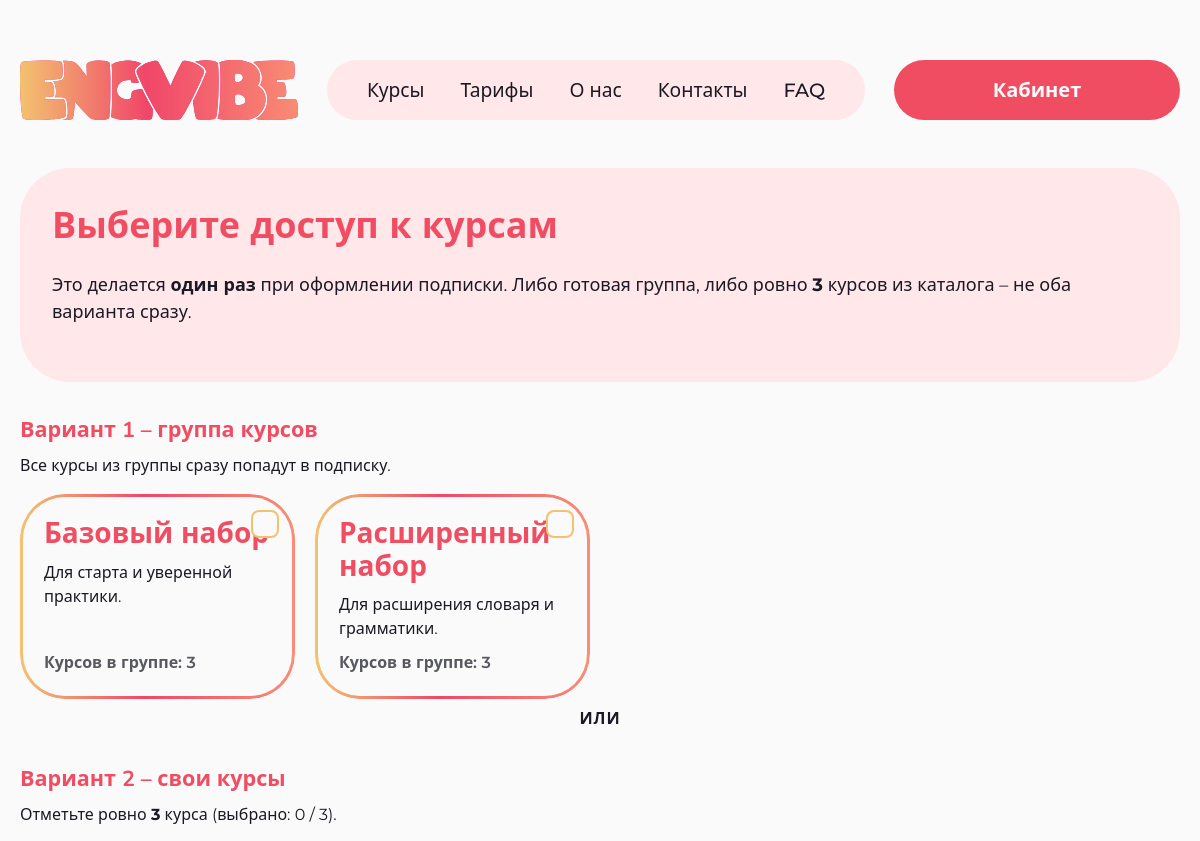
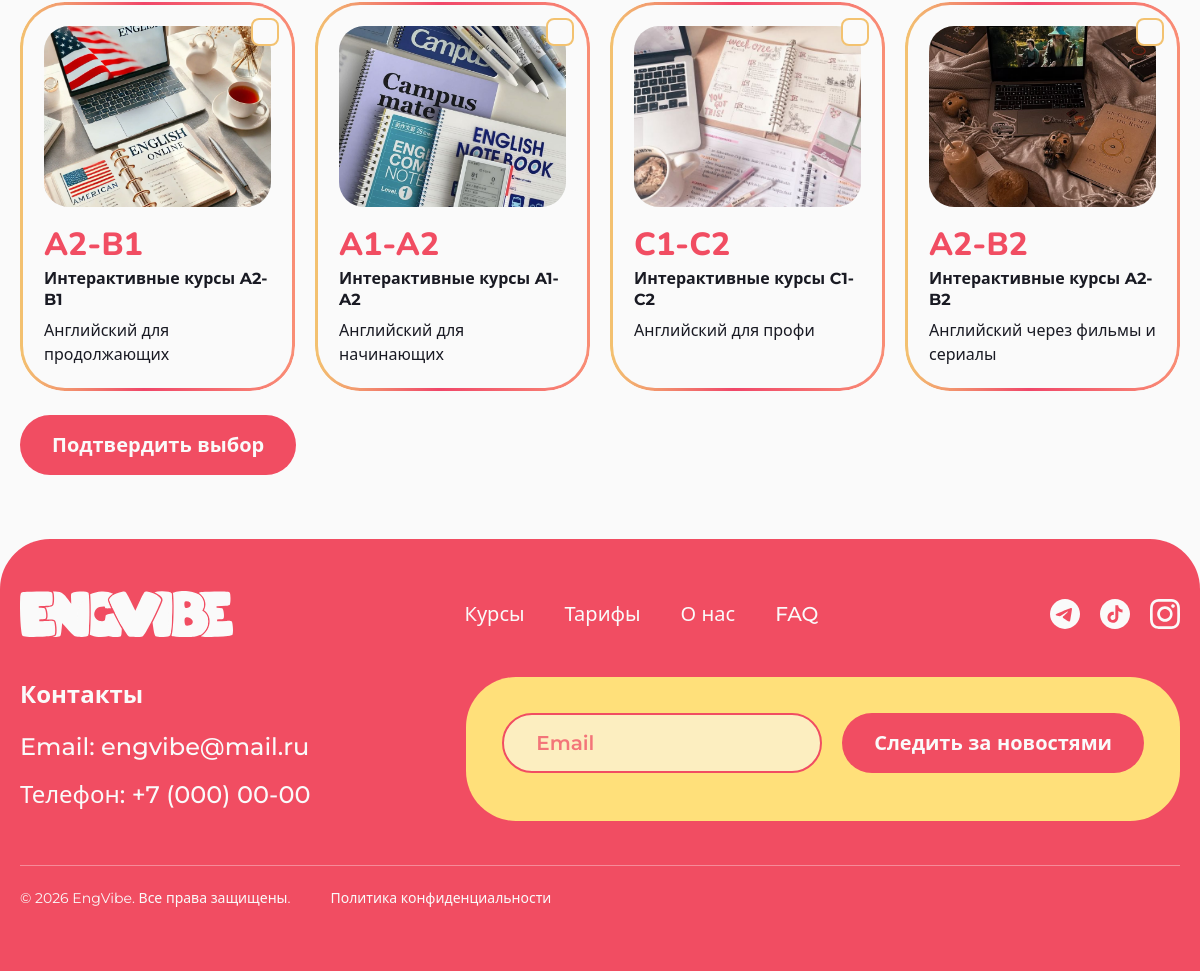
The app's page /subscription/setup/ (signed in) with its own data (2 pictures, top to bottom).
### core/models.py (models this page shows, shortened)
class CourseGroup(models.Model):
    class Meta:
        verbose_name = 'Группа курсов'
        verbose_name_plural = 'Группы курсов'
        ordering = ['order', 'name']
    name = models.CharField(max_length=255, verbose_name='Название')
    slug = models.SlugField(max_length=80, unique=True, verbose_name='URL-идентификатор (slug)')
    description = models.TextField(blank=True, verbose_name='Описание')
    courses = models.ManyToManyField(
        Course,
        blank=True,
        related_name='course_groups',
        verbose_name='Курсы',
    )
    tariff_plan = models.ForeignKey(
        TariffPlan,
        on_delete=models.PROTECT,
        related_name='course_groups',
        verbose_name='Тариф',
    )
    created_by = models.ForeignKey(
        User,
        on_delete=models.SET_NULL,
        null=True,
        blank=True,
        related_name='created_course_groups',
        verbose_name='Создал',
    )
    created_at = models.DateTimeField(auto_now_add=True, verbose_name='Создана')
    order = models.PositiveIntegerField(default=0, verbose_name='Порядок')

class Course(models.Model):
    class Meta:
        verbose_name = 'Курс'
        verbose_name_plural = 'Курсы'
        ordering = ['order', '-created_at']
    title = models.CharField(max_length=255, verbose_name='Название')
    slug = models.SlugField(unique=True, verbose_name='URL-идентификатор (slug)')
    level = models.CharField(max_length=50, default='A1-A2', verbose_name='Уровень')
    short_description = models.CharField(max_length=300, verbose_name='Краткое описание')
    description = models.TextField(verbose_name='Полное описание')
    duration = models.CharField(max_length=80, verbose_name='Длительность (текст)')
    price = models.PositiveIntegerField(
        default=1500,
        verbose_name='Цена (₽)',
        help_text='Справочная цена разовой покупки курса',
    )
    thumbnail = models.ImageField(
        upload_to='courses/',
        blank=True,
        null=True,
        verbose_name='Превью',
    )
    published = models.BooleanField(default=True, verbose_name='Опубликован')
    is_premium = models.BooleanField(default=False, verbose_name='Премиум-курс')
    teachers = models.ManyToManyField(
        User,
        blank=True,
        related_name='teaching_courses',
        verbose_name='Преподаватели',
    )
    order = models.PositiveIntegerField(default=1, verbose_name='Порядок сортировки')
    created_at = models.DateTimeField(auto_now_add=True, verbose_name='Создан')

### core/views.py (the view, shortened to what this page needs)
# urls.py: path('subscription/setup/', views.subscription_setup, name='subscription_setup'),
@login_required
def subscription_setup(request):
    sub = get_active_subscription(request.user)
    if not sub:
        messages.info(request, 'Сначала оформите подписку.')
        return redirect('core:tariffs')
    if sub.plan.access_all:
        return redirect('core:profile')
    plan = sub.plan
    groups = (
        groups_for_plan(plan)
        if plan_has_course_groups(plan)
        else CourseGroup.objects.none()
    )
    has_groups = groups.exists()
    max_n = plan.max_courses or 0
    catalog = Course.objects.filter(published=True)
    if not has_groups and not max_n:
        messages.info(request, 'Для вашего тарифа не требуется выбор курсов.')
        return redirect('core:profile')
    if subscription_setup_is_complete(sub):
        messages.info(request, 'Выбор курсов уже сделан при оформлении подписки и не может быть изменён.')
        return redirect('core:profile')
    return render(
        request,
        'core/subscription_setup.html',
        {
            'subscription': sub,
            'groups': groups,
            'has_groups': has_groups,
            'catalog': catalog,
            'max_n': max_n,
        },
    )

### core/access.py (called while the page is built)
def get_active_subscription(user):
    if not user.is_authenticated:
        return None
    now = timezone.now()
    return (
        UserSubscription.objects.filter(user=user, is_active=True, expires_at__gt=now)
        .select_related('plan')
        .prefetch_related('picked_courses')
        .order_by('-started_at')
        .first()
    )

### core/context_processors.py (called while the page is built)
def subscription_badge(request):
    return {}

def subscription_setup(request):
    return {
        'subscription_setup_pending': getattr(request, 'subscription_setup_pending', False),
    }

### core/course_group_utils.py (called while the page is built)
def plan_has_course_groups(plan):
    return CourseGroup.objects.filter(tariff_plan=plan).exists()

def groups_for_plan(plan):
    return (
        CourseGroup.objects.filter(tariff_plan=plan)
        .select_related('created_by', 'tariff_plan')
        .annotate(course_count=Count('courses'))
        .order_by('order', 'name')
    )

def subscription_setup_is_complete(sub):
    if not sub:
        return False
    if sub.plan.access_all:
        return True
    return sub.setup_completed

### core/roles.py (called while the page is built)
def is_teacher(user):
    return user.is_authenticated and user.groups.filter(name='teacher_group').exists()

def is_teacher_or_admin(user):
    return is_teacher(user) or is_admin(user)

### core/templates/core/subscription_setup.html (shortened to what this page needs)
{% extends 'core/base.html' %}
{% load static %}
{% block body_class %}page-bento-form page-subscription-setup{% endblock %}
{% block content %}
<section class="page-shell bento-form-page">
    <div class="container">
        <div class="bento-form-hero muted-band">
            <h1>Выберите доступ к курсам</h1>
            <p class="page-lead">
                Это делается <strong>один раз</strong> при оформлении подписки.
                {% if has_groups and max_n %}
                    Либо готовая группа, либо ровно <strong>{{ max_n }}</strong> курсов из каталога – не оба варианта сразу.
                {% elif has_groups %}
                    Выберите одну группу курсов.
                {% elif max_n %}
                    Отметьте ровно <strong>{{ max_n }}</strong> курса из каталога.
                {% endif %}
            </p>
        </div>
        <form method="post" class="subscription-setup-form pick-setup-form" id="subscription-setup-form">
            {% if has_groups %}
            <div class="setup-section setup-section--groups" id="setup-group-section">
                <h2 class="setup-section__title">Вариант 1 – группа курсов</h2>
                <p class="meta setup-section__lead">Все курсы из группы сразу попадут в подписку.</p>
                <div class="courses-grid courses-grid--pick">
                    {% for group in groups %}
                        <label class="course-card pick-select-card pick-group-card" data-pick-type="group">
                            <span class="pick-select-check" aria-hidden="true"></span>
                            <div class="pick-group-card__body">
                                <p class="course-card__level">{{ group.name }}</p>
                                {% if group.description %}
                                    <p class="course-card__desc">{{ group.description }}</p>
                                {% endif %}
                                <p class="pick-group-card__count">Курсов в группе: {{ group.course_count }}</p>
                            </div>
                        </label>
                    {% endfor %}
                </div>
            </div>
            {% endif %}
            {% if max_n and has_groups %}
            <p class="setup-divider meta">или</p>
            {% endif %}
            {% if max_n %}
            <div class="setup-section setup-section--courses" id="setup-courses-section">
                <h2 class="setup-section__title">{% if has_groups %}Вариант 2 – {% endif %}свои курсы</h2>
                <p class="meta setup-section__lead">
                    Отметьте ровно <strong>{{ max_n }}</strong>
                    {% if max_n == 1 %}курс{% elif max_n < 5 %}курса{% else %}курсов{% endif %}
                    (выбрано: <span id="courses-picked-count">0</span> / {{ max_n }}).
                </p>
                <div class="courses-grid courses-grid--pick" id="setup-courses-grid">
                    {% for course in catalog %}
                        {% cycle 'core/img/course-1.jpg' 'core/img/course-2.jpg' 'core/img/course-3.jpg' 'core/img/course-4.jpg' as default_course_img silent %}
                        <label class="course-card pick-select-card pick-course-card" data-pick-type="course">
                            <span class="pick-select-check" aria-hidden="true"></span>
                            <div class="course-card__img">
                                {% if course.thumbnail %}
                                    <img loading="lazy" src="{{ course.thumbnail.url }}" alt="{{ course.title }}">
                                {% else %}
                                    <img loading="lazy" src="{% static default_course_img %}" alt="{{ course.title }}">
                                {% endif %}
                            </div>
                            <div>
                                <p class="course-card__level">{{ course.level }}</p>
                                <p class="course-card__title">{{ course.title }}</p>
                                <p class="course-card__desc">{{ course.short_description }}</p>
                            </div>
                        </label>
                    {% empty %}
                        <p class="meta">Нет опубликованных курсов.</p>
                    {% endfor %}
                </div>
            </div>
            {% endif %}
            <div class="bento-form-actions pick-courses-actions">
                <button type="submit" class="btn btn-primary btn-pill" id="setup-submit-btn">Подтвердить выбор</button>
            </div>
        </form>
    </div>
</section>
{% endblock %}

### records on screen
CourseGroup: name "Базовый набор", description "Для старта и уверенной практики.", course_count "3"
CourseGroup: name "Расширенный набор", description "Для расширения словаря и грамматики.", course_count "3"
Course: thumbnail (picture), level "A2-B1", title "Интерактивные курсы A2-B1", short_description "Английский для продолжающих"
Course: thumbnail (picture), level "A1-A2", title "Интерактивные курсы A1-A2", short_description "Английский для начинающих"
Course: thumbnail (picture), level "C1-C2", title "Интерактивные курсы C1-C2", short_description "Английский для профи"
Course: thumbnail (picture), level "A2-B2", title "Интерактивные курсы A2-B2", short_description "Английский через фильмы и сериалы"

### other values on screen
{{ max_n }} "3"
